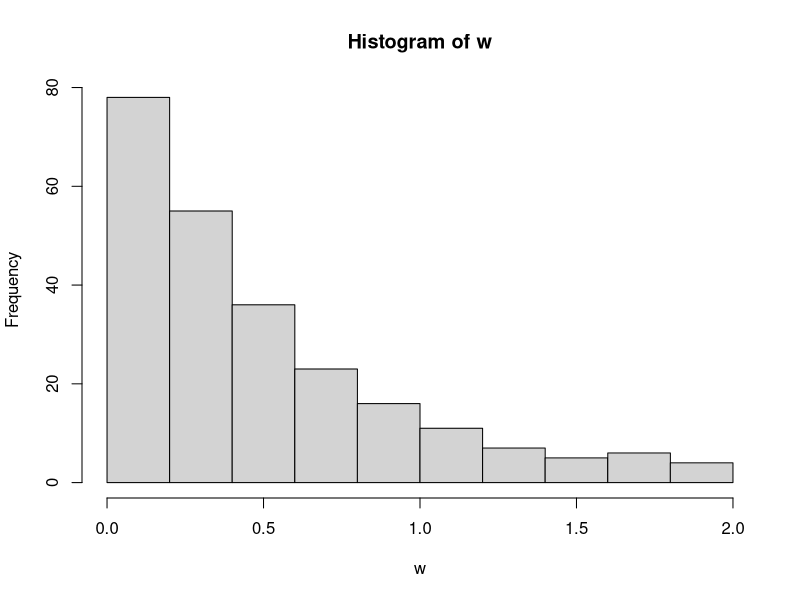
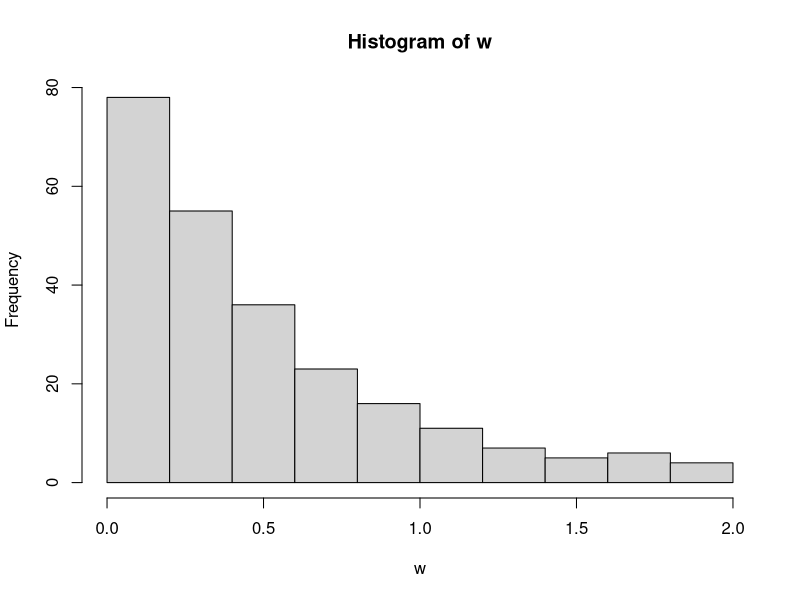
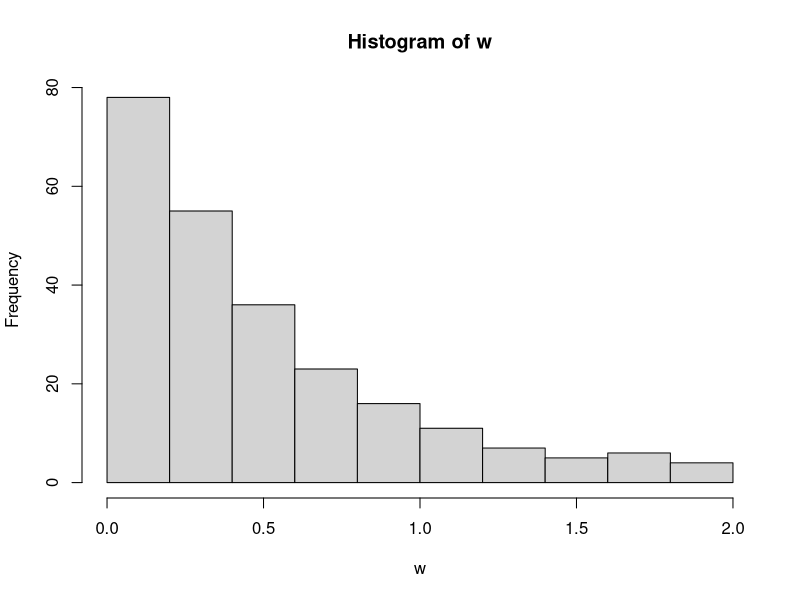
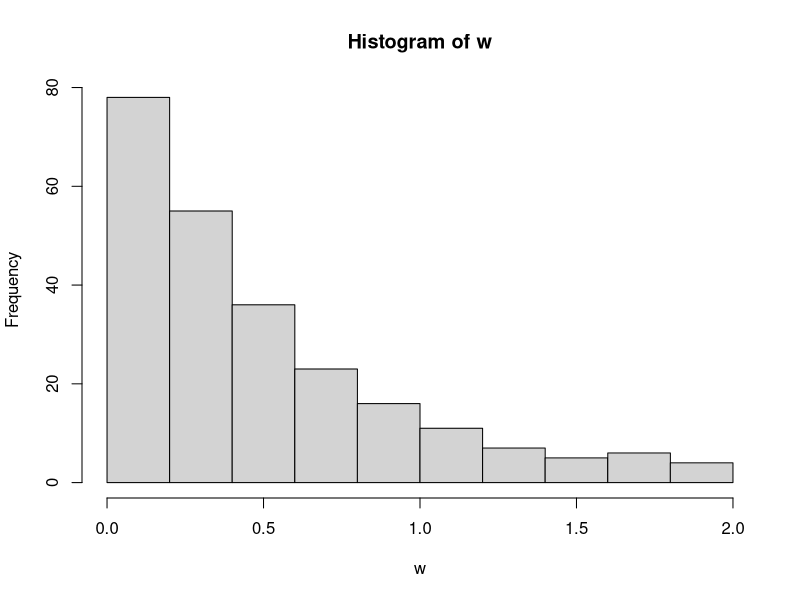
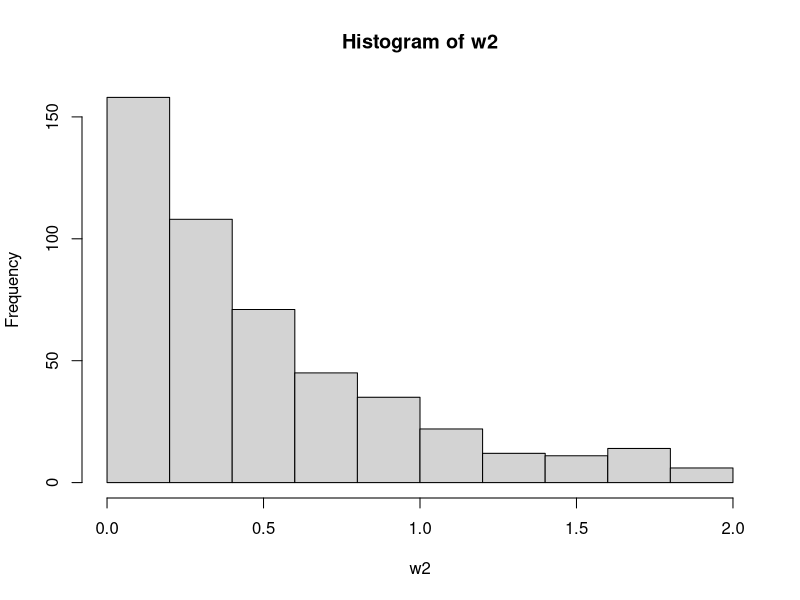
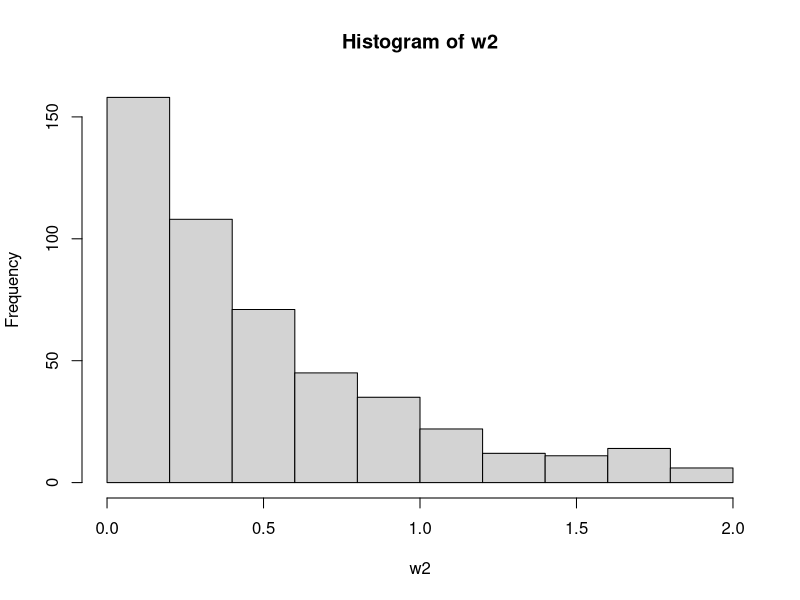
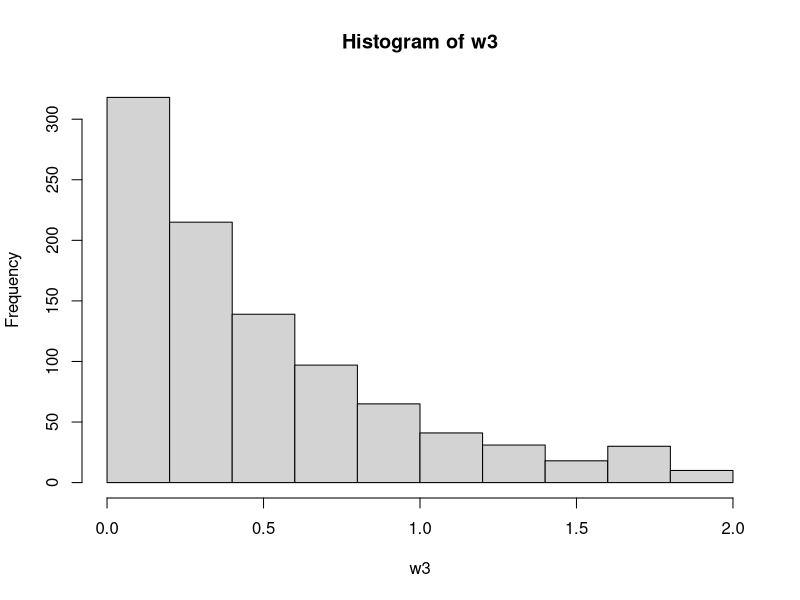
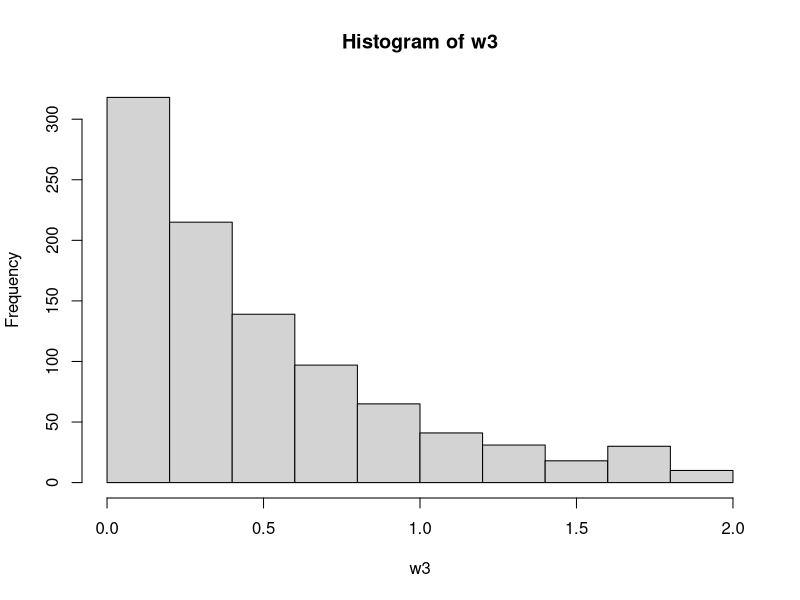

The R script that drew these images, in order:
f = 7:241
tags = double(241)
u = double(length(f))
x = double(length(f))
d = double(241 * 1000)
mat = matrix(d, nrow = 1000, ncol = 241)

for(j in 1:1000){
	for(i in 1:235){
		u[i] = runif(1,0,f[i])
		x[i] = ceiling(u[i])
		tags[ceiling(u[i])] = tags[ceiling(u[i])] + 1
	}
mat[j,] <- tags/1000
}

w <- colMeans(mat)
hist(w)$mids
hist(w)$counts
mids <- hist(w)$mids
counts <- hist(w)$counts

# Checking scale-free 2x
g = 14:482
tags2 = double(482)
u2 = double(length(g))
x2 = double(length(g))
d2 = double(482 * 1000)
mat2 = matrix(d2, nrow = 1000, ncol = 482)

for(j in 1:1000){
	for(i in 1:469){
		u2[i] = runif(1,0,g[i])
		x2[i] = ceiling(u2[i])
		tags2[ceiling(u2[i])] = tags2[ceiling(u2[i])] + 1
	}
mat2[j,] <- tags2/1000
}

w2 <- colMeans(mat2)
hist(w2)$mids
hist(w2)$counts

# Checking scale-free 4x
h = 28:964
tags3 = double(964)
u3 = double(length(h))
x3 = double(length(h))
d3 = double(964 * 1000)
mat3 = matrix(d3, nrow = 1000, ncol = 964)

for(j in 1:1000){
	for(i in 1:937){
		u3[i] = runif(1,0,h[i])
		x3[i] = ceiling(u3[i])
		tags3[ceiling(u3[i])] = tags3[ceiling(u3[i])] + 1
	}
mat3[j,] <- tags3/1000
}

w3 <- colMeans(mat3)
hist(w3)$mids
hist(w3)$counts